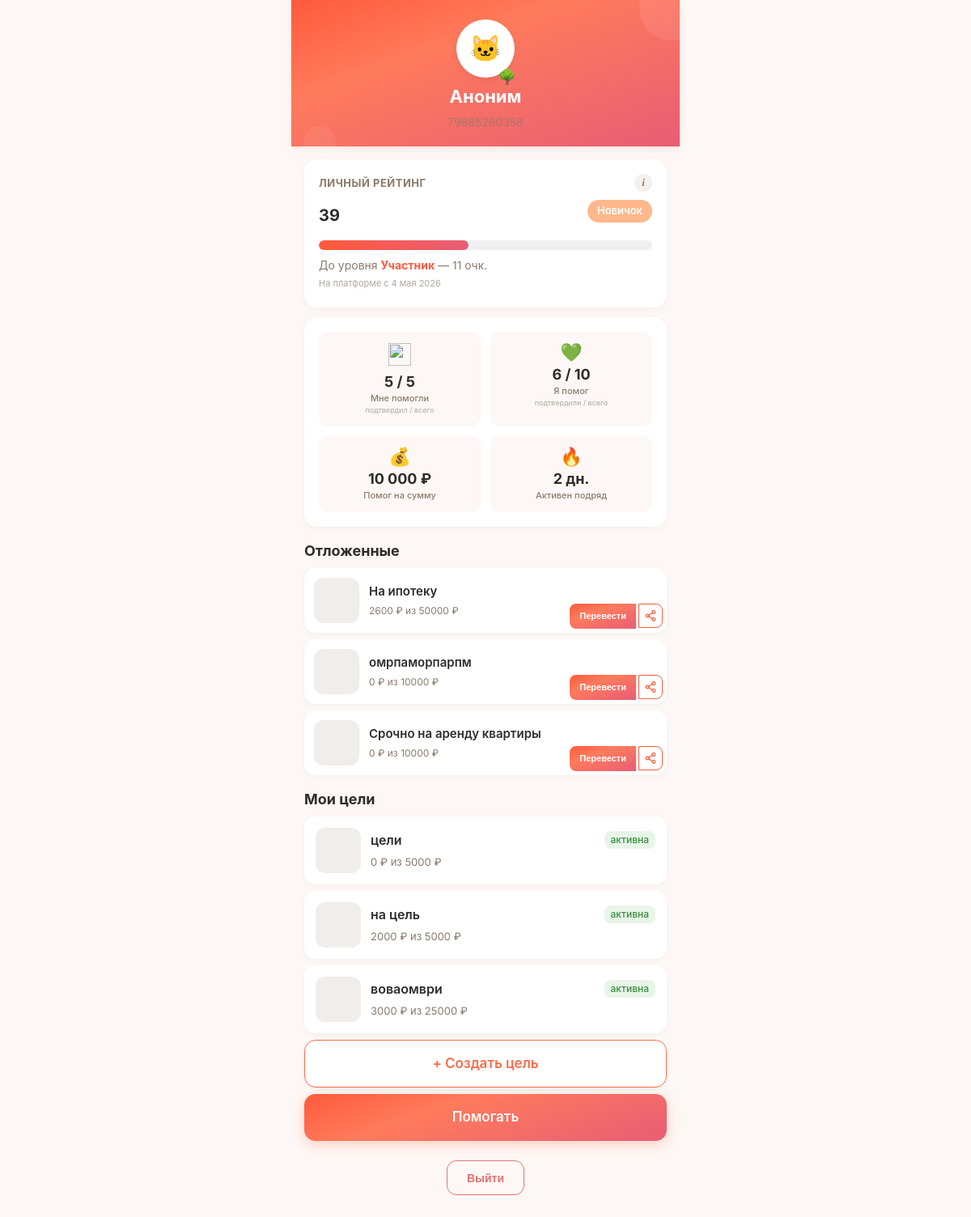
Screenshot of /profile (signed in) with the database file from the repository.
### tables this page shows
CREATE TABLE users (
            id INTEGER PRIMARY KEY AUTOINCREMENT,
            phone TEXT UNIQUE NOT NULL,
            password_hash TEXT NOT NULL,
            email TEXT NULL,
            name TEXT NULL,
            avatar_url TEXT NULL,
            max_id TEXT NULL,
            vk_id TEXT NULL,
            fcm_token TEXT NULL,
            onboarding_passed INTEGER DEFAULT 0,
            rating REAL DEFAULT 0.0,
            rating_level TEXT DEFAULT 'novice',
            confirmations_total INTEGER DEFAULT 0,
            confirmations_approved INTEGER DEFAULT 0,
            confirmations_ignored INTEGER DEFAULT 0,
            donation_streak INTEGER DEFAULT 0,
            goals_helped_close INTEGER DEFAULT 0,
            total_helped_amount REAL DEFAULT 0.00,
            priority_days INTEGER DEFAULT 0,
            circles_of_care INTEGER DEFAULT 0,
            interest_weights TEXT DEFAULT NULL,
            eternal_donation_config TEXT DEFAULT NULL,
            yellow_card_until TEXT NULL,
            is_banned INTEGER DEFAULT 0,
            created_at TEXT DEFAULT (datetime('now'))
        , xp INTEGER DEFAULT 0, xp_level TEXT DEFAULT 'novice', streak_days INTEGER DEFAULT 0, last_action_date TEXT, ip_registered TEXT, author_badge TEXT, trust_score INTEGER DEFAULT 50, trust_level TEXT DEFAULT 'guest', is_admin INTEGER DEFAULT 0);

CREATE TABLE "goals" (
        id INTEGER PRIMARY KEY AUTOINCREMENT,
        user_id INTEGER NOT NULL,
        type TEXT NOT NULL CHECK(type IN ('super_blitz','blitz','serious','urgent','group')),
        title TEXT NOT NULL,
        description TEXT NULL,
        photo_url TEXT NULL,
        amount_goal REAL NOT NULL,
        amount_collected REAL DEFAULT 0.00,
        ends_at TEXT NULL,
        status TEXT DEFAULT 'draft' CHECK(status IN ('draft','active','frozen','completed','failed','lightning_failed','hidden')),
        trial_ends_at TEXT NULL,
        subscription_active_until TEXT NULL,
        last_boosted_at TEXT NULL,
        is_lightning INTEGER DEFAULT 0,
        lightning_started_at TEXT NULL,
        moderation_status TEXT DEFAULT 'pending',
        completion_type TEXT DEFAULT 'organic',
        is_seed INTEGER DEFAULT 0,
        views_count INTEGER DEFAULT 0,
        views_24h INTEGER DEFAULT 0,
        donations_count INTEGER DEFAULT 0,
        donations_24h INTEGER DEFAULT 0,
        created_at TEXT DEFAULT (datetime('now')), photos TEXT,
        FOREIGN KEY (user_id) REFERENCES users(id)
    );

### main.py (the view, shortened to what this page needs)
@app.route('/profile')
@login_required
def profile():
    user = get_current_user()
    db = get_db()
    goals = db.execute("SELECT * FROM goals WHERE user_id = ? ORDER BY created_at DESC", (user['id'],)).fetchall()
    received_total = db.execute(
        "SELECT COUNT(*) FROM donations WHERE goal_id IN (SELECT id FROM goals WHERE user_id = ?) AND donor_id IS NOT NULL",
        (user['id'],)
    ).fetchone()[0]
    received_approved = db.execute(
        "SELECT COUNT(*) FROM donations WHERE goal_id IN (SELECT id FROM goals WHERE user_id = ?) AND donor_id IS NOT NULL AND status IN ('recipient_confirmed','completed')",
        (user['id'],)
    ).fetchone()[0]
    sent_total = db.execute(
        "SELECT COUNT(*) FROM donations WHERE donor_id = ?",
        (user['id'],)
    ).fetchone()[0]
    sent_approved = db.execute(
        "SELECT COUNT(*) FROM donations WHERE donor_id = ? AND status IN ('recipient_confirmed','completed')",
        (user['id'],)
    ).fetchone()[0]
    ignored = db.execute(
        "SELECT d.amount_reported, d.donor_confirmed_at, u.phone as donor_phone FROM donations d LEFT JOIN users u ON d.donor_id = u.id WHERE d.goal_id IN (SELECT id FROM goals WHERE user_id = ?) AND d.status = 'donor_confirmed' AND datetime(d.donor_confirmed_at) <= datetime('now', '-24 hours') ORDER BY d.donor_confirmed_at DESC LIMIT 10",
        (user['id'],)
    ).fetchall()
    months = ['января','февраля','марта','апреля','мая','июня','июля','августа','сентября','октября','ноября','декабря']
    ignored_list = []
    liked_goals = db.execute("""
        SELECT g.*, u.name as author_name, u.xp_level as author_level
        FROM likes l
        JOIN goals g ON l.goal_id = g.id
        JOIN users u ON g.user_id = u.id
        WHERE l.user_id = ?
        ORDER BY l.created_at DESC
    """, (user['id'],)).fetchall()
    db.close()
    return render_template('profile.html',
        user=user,
        goals=goals,
        received_total=received_total,
        received_approved=received_approved,
        sent_total=sent_total,
        sent_approved=sent_approved,
        ignored_donations=ignored_list,
        liked_goals=liked_goals)

### main.py (called while the page is built)
def get_current_user():
    if 'user_id' in session:
        db = get_db()
        try:
            user = db.execute("SELECT * FROM users WHERE id = ?", (session['user_id'],)).fetchone()
            return user
        except:
            return None
        finally:
            db.close()
    return None

def login_required(f):
    @wraps(f)
    def wrap(*args, **kwargs):
        if 'user_id' not in session:
            flash('Сначала войдите в аккаунт.', 'warning')
            return redirect(url_for('login'))
        return f(*args, **kwargs)
    return wrap

def level_emoji(level_key):
    return LEVEL_EMOJI.get(level_key, '🌱')

def format_date(date_str):
    if not date_str:
        return ''
    try:
        parts = date_str[:10].split('-')
        return f"{int(parts[2])} {MONTHS[int(parts[1])-1]} {parts[0]}"
    except:
        return date_str[:10]

### models.py (called while the page is built)
def get_db():
    conn = sqlite3.connect(DATABASE, timeout=10)
    conn.row_factory = sqlite3.Row
    conn.execute("PRAGMA journal_mode=WAL")
    conn.execute("PRAGMA synchronous=NORMAL")
    conn.execute("PRAGMA busy_timeout=5000")
    conn.execute("PRAGMA foreign_keys = ON")
    return conn

### trust_engine.py (called while the page is built)
def get_trust_segments(score):
    score = score or 0
    segments = []
    for i, (min_score, key, emoji_name, perks) in enumerate(TRUST_LEVELS):
        if i < len(TRUST_LEVELS) - 1:
            max_score = TRUST_LEVELS[i+1][0]
        else:
            max_score = 999999
        is_current = min_score <= score < max_score
        is_passed = score >= max_score
        segments.append({
            'level': i + 1,
            'key': key,
            'name': get_trust_level_name(key),
            'min_score': min_score,
            'max_score': max_score,
            'color': TRUST_COLORS[i],
            'is_current': is_current,
            'is_passed': is_passed,
        })
    return segments

def get_trust_level_name(level_key):
    NAMES = {
        'guest': 'Гость',
        'newcomer': 'Новичок',
        'member': 'Участник',
        'verified': 'Проверенный',
        'reliable': 'Надёжный',
        'trusted': 'Свой',
        'veteran': 'Старожил',
        'guardian': 'Хранитель',
        'beacon': 'Маяк',
        'guard': 'Страж',
        'sage': 'Мудрец',
        'legend': 'Легенда',
    }
    return NAMES.get(level_key, 'Гость')

### templates/profile.html (shortened to what this page needs)
<!DOCTYPE html>
<html lang="ru">
<head>
    <link rel="stylesheet" href="/static/style.css?v=5">
</head>
<body>
    <div class="container">
        <div class="profile-header">
            <div style="position:relative; display:inline-block;">
            <div class="avatar">🐱</div>
            <span style="position:absolute; bottom:-2px; right:-2px; font-size:18px;">
                {{ user.xp_level|level_emoji }}
            </span>
        </div>
            <h1>{{ user.name or 'Аноним' }}</h1>
            <p class="phone">{{ user.phone }}</p>
        </div>
        {% set tp = trust_progress(user.trust_score or 0) %}
        {% set segs = trust_segments(user.trust_score or 0) %}
        <div class="card" style="position:relative;">
            <div class="card-header-row">
                <span class="card-title">Личный рейтинг</span>
                <button class="info-icon" type="button">i</button>
            </div>
            <div class="trust-row">
                <span class="trust-value">{{ user.trust_score or 0 }}</span>
                {% for seg in segs %}{% if seg.is_current %}<span class="level-badge" style="background: {{ seg.color }}; color: white;">{{ seg.name }}</span>{% endif %}{% endfor %}
            </div>
            <div class="rating-bar" onclick="toggleRatingScale()">
                <div class="rating-fill" style="width: {{ tp.progress_pct }}%;"></div>
            </div>
            <p class="trust-next">
                {% if tp.next_name %}
                    До уровня <strong>{{ tp.next_name }}</strong> — {{ tp.points_to_next }} очк.
                {% else %}
                    👑 Максимальный уровень
                {% endif %}
                <span class="trust-since">На платформе с {{ user.created_at|format_date }}</span>
            </p>
        </div>
        <div class="card">
            <div class="stats-grid">
                <div class="stats-cell">
                    <div class="stats-icon"><img src="https://api.iconify.design/reicon/hand-heart.svg?color=%23FF5A3C" width="28" height="28" alt=""></div>
                    <div class="stats-num">{{ received_approved }} / {{ received_total }}</div>
                    <div class="stats-lbl">Мне помогли<br><span class="stats-hint">подтвердил / всего</span></div>
                </div>
                <div class="stats-cell">
                    <div class="stats-icon">💚</div>
                    <div class="stats-num">{{ sent_approved }} / {{ sent_total }}</div>
                    <div class="stats-lbl">Я помог<br><span class="stats-hint">подтвердили / всего</span></div>
                </div>
                <div class="stats-cell">
                    <div class="stats-icon">💰</div>
                    <div class="stats-num">{{ "{:,.0f}".format(user.total_helped_amount or 0).replace(',', ' ') }} ₽</div>
                    <div class="stats-lbl">Помог на сумму</div>
                </div>
                <div class="stats-cell">
                    <div class="stats-icon">🔥</div>
                    <div class="stats-num">{{ user.streak_days or 0 }} дн.</div>
                    <div class="stats-lbl">Активен подряд</div>
                </div>
            </div>
        </div>
        {% if liked_goals %}
        <h3 class="section-title">Отложенные</h3>
        {% for lg in liked_goals %}
        <div class="liked-goal">
            <a class="liked-goal-cover" href="/goal/{{ lg.id }}" {% if lg.photo_url %}style="background-image: url('{{ lg.photo_url }}');"{% endif %}></a>
            <div class="liked-goal-info">
                <a class="liked-goal-title" href="/goal/{{ lg.id }}">{{ lg.title }}</a>
                <div class="liked-goal-meta">
                    {{ "%.0f"|format(lg.amount_collected) }} ₽ из {{ "%.0f"|format(lg.amount_goal) }} ₽
                </div>
            </div>
            <div class="liked-goal-actions">
                <a class="lg-btn-primary" href="/goal/{{ lg.id }}">Перевести</a>
                <button class="lg-btn-share" onclick="shareGoal('{{ lg.id }}', '{{ lg.title|e }}')" title="Поделиться">
                    <div class="share-icon-{{ lg.id }}" style="width:20px;height:20px;"></div>
                </button>
            </div>
        </div>
        {% endfor %}
        {% endif %}
        <h3 style="margin: 16px 16px 8px; font-size:18px; font-weight:700;">Мои цели</h3>
        {% if goals %}
            {% for goal in goals %}
            <a class="goal-item" href="/goal/{{ goal.id }}">
                <div class="goal-cover" {% if goal.photo_url %}style="background-image: url('{{ goal.photo_url }}');"{% endif %}></div>
                <div class="goal-info">
                    <div class="top">
                        <span class="title">{{ goal.title }}</span>
                        <span class="status status-{{ goal.status }}">{% if goal.status == 'active' %}активна{% elif goal.status == 'completed' %}завершена{% elif goal.status == 'frozen' %}заморожена{% else %}{{ goal.status }}{% endif %}</span>
                    </div>
                    <div style="font-size:13px;color:#8C7A6B;">
                        {{ "%.0f"|format(goal.amount_collected) }} ₽ из {{ "%.0f"|format(goal.amount_goal) }} ₽
                    </div>
                </div>
            </a>
            {% endfor %}
        {% else %}
            <div class="card" style="text-align:center;">
                <p style="color:#8C7A6B; margin:0;">У вас пока нет целей</p>
            </div>
        {% endif %}
        <a class="fab-outline" href="/goals/choose">+ Создать цель</a>
        <a class="fab" href="/goals">Помогать</a>
        <div class="logout-wrap">
            <form method="POST" action="/logout" style="display:inline;">
                <button type="submit" class="logout-btn">Выйти</button>
            </form>
        </div>
    </div>
</body>
</html>

### static/style.css (style rules this page uses)
:root { --cta: #FF6B4A; --cta-hover: #E85D3A; --bg: #FDF8F5; --card: #FFFFFF; --card-shadow: 0 2px 12px rgba(0,0,0,0.04); --text: #2D2D2D; --text-soft: #8C7A6B; --success: #5B9A6B; --error: #E57373; --gold: #D4A853; --gradient-cta: linear-gradient(160deg, #FF5A3C 0%, #FF7B5C 35%, #E85D75 100%); --radius: 12px; --radius-lg: 16px; --font: 'Inter', -apple-system, BlinkMacSystemFont, sans-serif; --transition: 0.2s ease; }
*, *::before, *::after { box-sizing: border-box; margin: 0; padding: 0; }
body { font-family: var(--font); font-size: 16px; line-height: 1.5; background: var(--bg); color: var(--text); -webkit-tap-highlight-color: transparent; -webkit-font-smoothing: antialiased; animation: pageIn 0.3s ease; }
h1 { font-size: 28px; font-weight: 700; line-height: 1.2; }
h3 { font-size: 18px; font-weight: 600; }
p { color: var(--text-soft); }
a { color: var(--cta); text-decoration: none; }
.card { background: var(--card); border-radius: var(--radius-lg); padding: 16px; box-shadow: var(--card-shadow); margin-bottom: 12px; }
html { overscroll-behavior-y: auto; }
* { scrollbar-width: thin; scrollbar-color: #FF5A3C transparent; }
.info-icon { width: 22px; height: 22px; border-radius: 50%; background: #F5F0EC; color: #8C7A6B; font-size: 13px; font-weight: 700; font-style: italic; font-family: Georgia, serif; display: flex; align-items: center; justify-content: center; cursor: pointer; border: none; padding: 0; transition: background 0.15s, color 0.15s, transform 0.1s; flex-shrink: 0; }

### rows the page displays
users: xp_level|level_emoji "🌳", phone "79885260358", trust_score "39", created_at "4 мая 2026", total_helped_amount "10 000", streak_days "2"
goals: title "На ипотеку", amount_collected "2600", amount_goal "50000"
goals: title "омрпаморпарпм", amount_collected "0", amount_goal "10000"
goals: title "Срочно на аренду квартиры", amount_collected "0", amount_goal "10000"
goals: title "цели", status "активна", amount_collected "0", amount_goal "5000"
goals: title "на цель", status "активна", amount_collected "2000", amount_goal "5000"
goals: title "воваомври", status "активна", amount_collected "3000", amount_goal "25000"

### other values shown
{{ user.name or 'Аноним' }} "Аноним"
{{ seg.name }} "Новичок"
{{ tp.next_name }} "Участник"
{{ tp.points_to_next }} "11"
{{ received_approved }} "5"
{{ received_total }} "5"
{{ sent_approved }} "6"
{{ sent_total }} "10"
